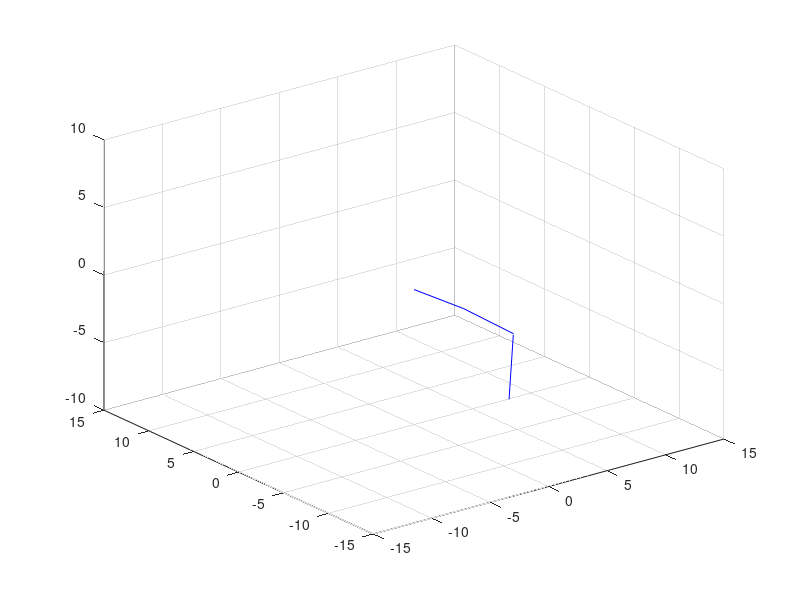

Source code (MATLAB):
clc, clear all, close all 

disp('SIMULACIÓN PATA DE SPIDER BOT');

%OBTENER EL TAMAÑO DE LOS ESLABONES DEL SPIDERBOT Y LOS ÁNGULOS ACTUALES
L1 = input('INGRESE EL VALOR DEL PRIMER ESLABÓN en cm (Ejemplo: 8): ');
L2 = input('INGRESE EL VALOR DEL SEGUNDO ESLABÓN en cm (Ejemplo: 10): ');
L3 = input('INGRESE EL VALOR DEL TERCER ESLABÓN en cm (Ejemplo: 10): ');
q1 = input('INGRESE EL VALOR DEL PRIMER ÁNGULO DEL MOTOR en ° (Ejemplo: 0): ');
q2 = input('INGRESE EL VALOR DEL SEGUNDO ÁNGULO DEL MOTOR en ° (Ejemplo: 0): ');
q3 = input('INGRESE EL VALOR DEL TERCER ÁNGULO DEL MOTOR en ° (Ejemplo: 0): ');

%POSICIONES DE LAS ARTICULACIONES EN FUNCIÓN DEL TAMAÑO DE ESLABONES Y ÁNGULOS DEL MISMO
L1x = L1*sind(q1);
L2x = L1x+L2*cosd(q2)*sind(q1);
L3x = L2x-L3*sind(q3)*sind(q1);

L1y = 0;
L2y = -L2*sind(q2);
L3y = L2y - L3*cosd(q3);

L1z = L1*cosd(q1);
L2z = L1z + L2*cosd(q2)*cosd(q1);
L3z = L2z - L3*sind(q3)*cosd(q1);

%SE CREAN VECTORES QUE GUARDEN LAS PISICIONES, PARA POSTERIORMENTE GRAFICARLOS
x = [0, L1x, L2x, L3x];
y = [0, L1y, L2y, L3y];
z = [0, L1z, L2z, L3z];

plot3(x,-z,y,'b');
grid on
xlim([-(L1+L2+L3) L1+L2+L3]); 
zlim([-(L2+L3) L2+L3]); 
ylim([-(L1+L2+L3) L1+L2+L3]);